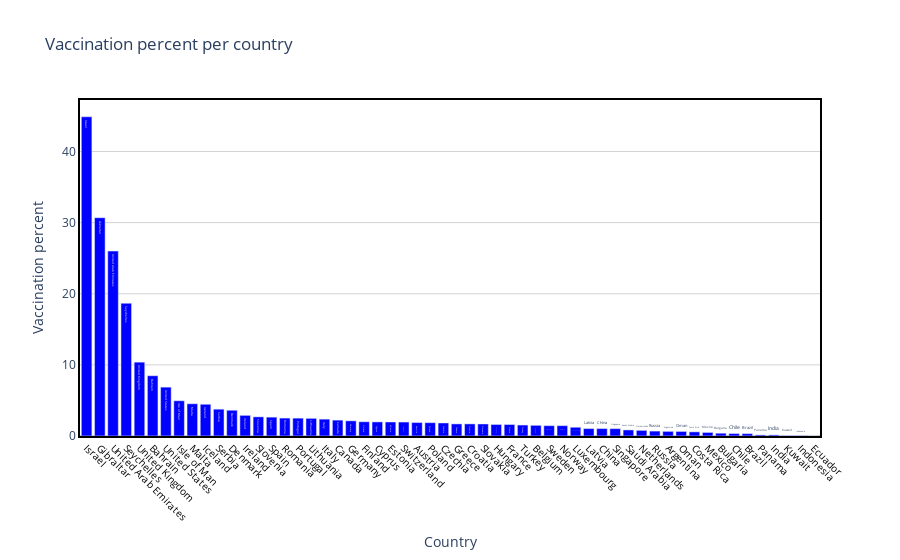

Notebook code cell kept with this figure:
### Code cell
draw_trace_bar(country_vaccine, 'Percent', 'Vaccination percent per country', 'Country', 'Vaccination percent')

### Figure 1 — Plotly figure (JSON) as saved in the notebook; plotly's stock layout.template omitted (floating-point values rounded to 4 significant figures)
{"data": [{"marker": {"color": "Blue"}, "text": ["Israel", "Gibraltar", "United Arab Emirates", "Seychelles", "United Kingdom", "Bahrain", "United States", "Isle of Man", "Malta", "Iceland", "Serbia", "Denmark", "Ireland", "Slovenia", "Spain", "Romania", "Portugal", "Lithuania", "Italy", "Canada", "Germany", "Finland", "Cyprus", "Estonia", "Switzerland", "Austria", "Poland", "Czechia", "Greece", "Croatia", "Slovakia", "Hungary", "France", "Turkey", "Belgium", "Sweden", "Norway", "Luxembourg", "Latvia", "China", "Singapore", "Saudi Arabia", "Netherlands", "Russia", "Argentina", "Oman", "Costa Rica", "Mexico", "Bulgaria", "Chile", "Brazil", "Panama", "India", "Kuwait", "Indonesia", "Ecuador"], "type": "bar", "x": ["Israel", "Gibraltar", "United Arab Emirates", "Seychelles", "United Kingdom", "Bahrain", "United States", "Isle of Man", "Malta", "Iceland", "Serbia", "Denmark", "Ireland", "Slovenia", "Spain", "Romania", "Portugal", "Lithuania", "Italy", "Canada", "Germany", "Finland", "Cyprus", "Estonia", "Switzerland", "Austria", "Poland", "Czechia", "Greece", "Croatia", "Slovakia", "Hungary", "France", "Turkey", "Belgium", "Sweden", "Norway", "Luxembourg", "Latvia", "China", "Singapore", "Saudi Arabia", "Netherlands", "Russia", "Argentina", "Oman", "Costa Rica", "Mexico", "Bulgaria", "Chile", "Brazil", "Panama", "India", "Kuwait", "Indonesia", "Ecuador"], "y": [44.88, 30.69, 26, 18.66, 10.38, 8.47, 6.87, 4.95, 4.53, 4.46, 3.77, 3.62, 2.9, 2.69, 2.65, 2.52, 2.51, 2.48, 2.37, 2.23, 2.13, 2, 1.98, 1.97, 1.96, 1.89, 1.87, 1.83, 1.7, 1.7, 1.69, 1.62, 1.61, 1.54, 1.5, 1.45, 1.45, 1.23, 1.04, 1.04, 1.03, 0.85, 0.79, 0.69, 0.65, 0.64, 0.58, 0.5, 0.39, 0.34, 0.33, 0.15, 0.15, 0.06, 0.06, 0]}], "layout": {"hovermode": "closest", "paper_bgcolor": "rgba(0, 0, 0, 0)", "plot_bgcolor": "rgba(0, 0, 0, 0)", "title": {"text": "Vaccination percent per country"}, "xaxis": {"linecolor": "black", "linewidth": 2, "mirror": true, "showline": true, "showticklabels": true, "tickangle": 45, "tickfont": {"color": "black", "size": 10}, "title": {"text": "Country"}, "zeroline": true, "zerolinecolor": "grey", "zerolinewidth": 1}, "yaxis": {"gridcolor": "lightgrey", "linecolor": "black", "linewidth": 2, "mirror": true, "showline": true, "title": {"text": "Vaccination percent"}, "zeroline": true, "zerolinecolor": "grey", "zerolinewidth": 1}}}
